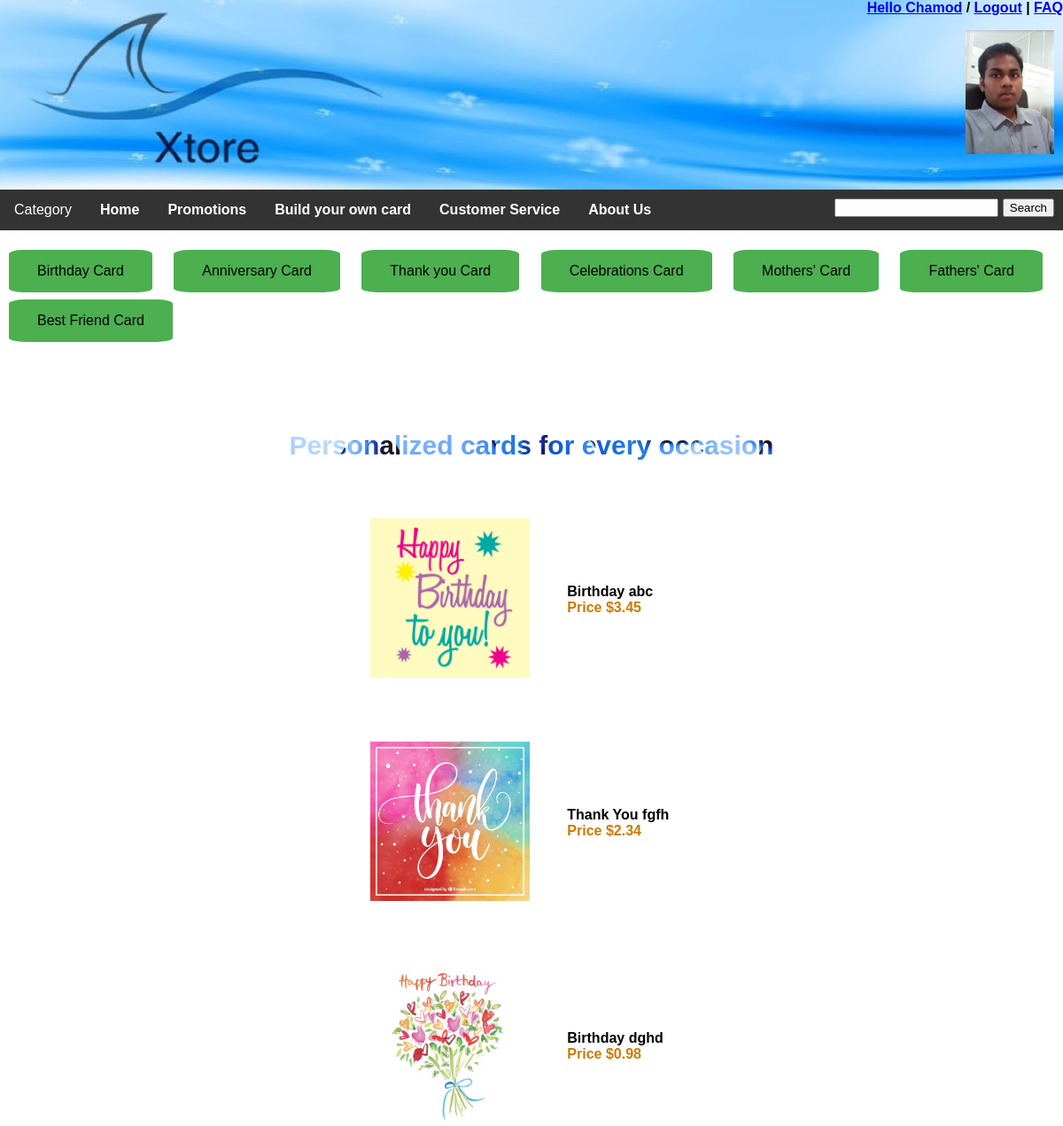
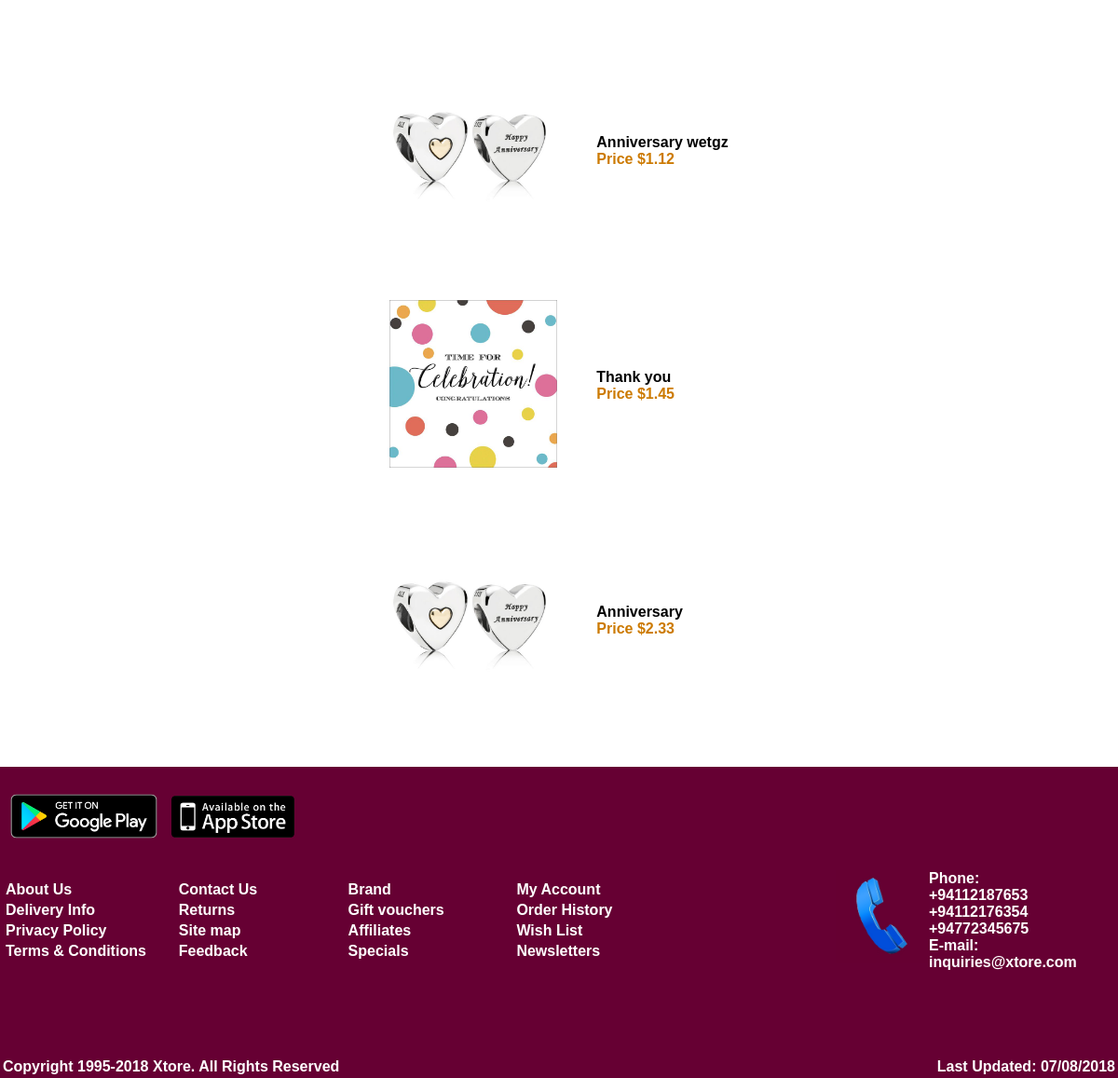
The page /WEB-SITE/category.php (signed in) on the database its author committed (2 pictures, top to bottom).
### tables this page shows
CREATE TABLE `card_detail` (
  `card_detail_id` int(11) NOT NULL,
  `title` varchar(20) NOT NULL,
  `description` varchar(150) NOT NULL,
  `price` float NOT NULL,
  `image_url` varchar(100) NOT NULL,
  `category` varchar(20) NOT NULL
);

### WEB-SITE/card_results.php (the view, shortened to what this page needs)
<?php
echo "<center>";
echo "<table style='padding: 30px;'>";
echo "<col width='220'>";
$conn = new mysqli("localhost","root","","greeting_card_shop");
$sql = "SELECT card_detail_id,title, description,image_url,price FROM Card_Detail";
$result= $conn->query($sql);
if ($result->num_rows>0){
    while ($row =$result -> fetch_assoc()) {
        echo "<tr height='250px'>";
        echo "<td><a href='card_detail.php?id=".$row['card_detail_id']."'>";
        echo "<img src=".$row['image_url']."  style='width:180px;' class='card'></td></a>";
        echo "<td><span>".$row['title']."</span><br>";
        echo "<span id='price'>Price $".$row['price']."</span>";
        echo "</td>";
        echo "</tr>";
    }
}
else
{
    echo "0 results";
    echo "<br><br><br><br><br><br><br><br><br><br>";
}
echo  "</table>";
echo "</center>";
?>

### WEB-SITE/stylesheets/body_stylesheet.css (style rules this page uses)
#bd { background-image: url("../images/background.jpg"); margin : 0px; }
html, body { max-width: 100%; overflow-x: hidden; position: relative; }

### WEB-SITE/stylesheets/card_stylesheet.css (style rules this page uses)
#price { color:#cc7a00; font-family:Bauhaus 93; }

### WEB-SITE/category.php (style rules this page uses)
body,h2 { margin:0; padding:0; font-family:arial; }

### rows shown on the page
card_detail: image_url (picture), title "Birthday abc", price "3.45"
card_detail: image_url (picture), title "Thank You fgfh", price "2.34"
card_detail: image_url (picture), title "Birthday dghd", price "0.98"
card_detail: image_url (picture), title "Anniversary wetgz", price "1.12"
card_detail: image_url (picture), title "Thank you", price "1.45"
card_detail: image_url (picture), title "Anniversary", price "2.33"

### other values the page prints
$_SESSION['login_user'] "Chamod"
